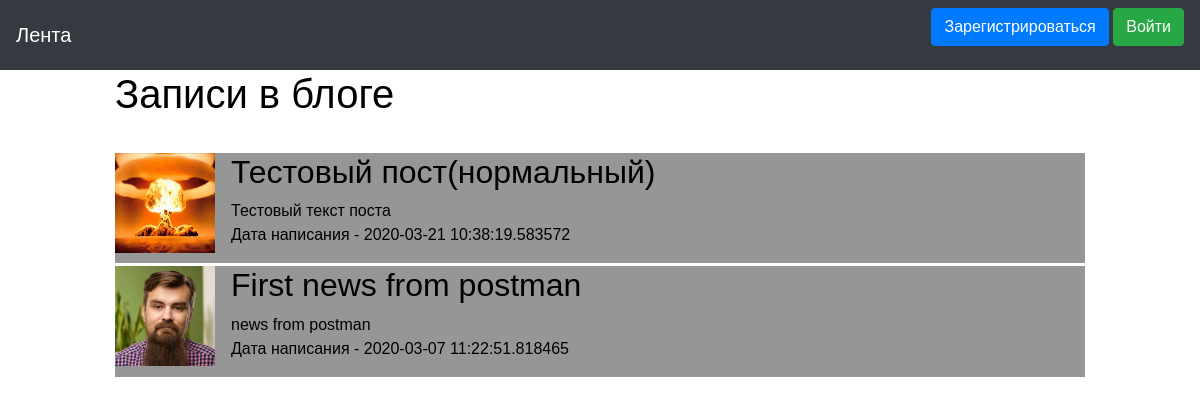
The app's page /, older data.
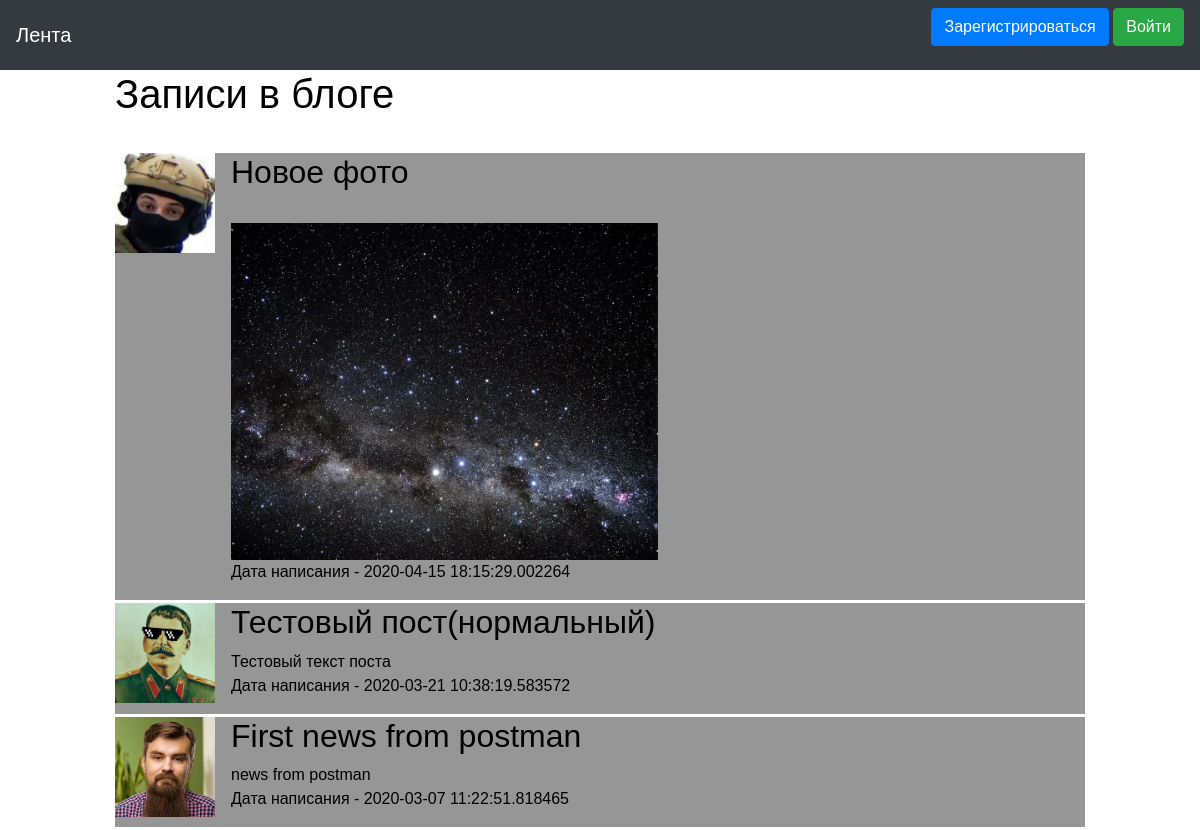
The same page, newer data.
### data/news.py (models this page shows)
class News(SqlAlchemyBase, SerializerMixin):
    __tablename__ = 'news'
    id = sqlalchemy.Column(sqlalchemy.Integer,
                           primary_key=True, autoincrement=True)
    title = sqlalchemy.Column(sqlalchemy.String, nullable=True)
    content = sqlalchemy.Column(sqlalchemy.String, nullable=True)
    created_date = sqlalchemy.Column(sqlalchemy.DateTime,
                                     default=datetime.datetime.now)
    image = sqlalchemy.Column(sqlalchemy.String, nullable=True)
    is_private = sqlalchemy.Column(sqlalchemy.Boolean, default=True)
    user_id = sqlalchemy.Column(sqlalchemy.Integer,
                                sqlalchemy.ForeignKey("users.id"))
    user = orm.relation('User')

### data/users.py (models this page shows, shortened)
class User(SqlAlchemyBase, UserMixin, SerializerMixin):
    __tablename__ = 'users'
    id = sqlalchemy.Column(sqlalchemy.Integer,
                           primary_key=True, autoincrement=True)
    name = sqlalchemy.Column(sqlalchemy.String, nullable=True)
    status = sqlalchemy.Column(sqlalchemy.String, nullable=True)
    email = sqlalchemy.Column(sqlalchemy.String,
                              index=True, unique=True, nullable=True)
    hashed_password = sqlalchemy.Column(sqlalchemy.String, nullable=True)
    created_date = sqlalchemy.Column(sqlalchemy.DateTime,
                                     default=datetime.datetime.now)
    friends = sqlalchemy.Column(sqlalchemy.String, nullable=True)
    avatar = sqlalchemy.Column(sqlalchemy.String,
                               default='/static/img/backgrounds/default.png')
    liked_news = sqlalchemy.Column(sqlalchemy.VARCHAR, nullable=True)
    liked_photos = sqlalchemy.Column(sqlalchemy.VARCHAR, nullable=True)
    background = sqlalchemy.Column(sqlalchemy.String, default='/static/img/backgrounds/default.png')
    theme = sqlalchemy.Column(sqlalchemy.Boolean, default=1)
    albums = sqlalchemy.Column(sqlalchemy.VARCHAR)

### main.py (the view)
@app.route("/")
def index():
    session = db_session.create_session()
    if current_user.is_authenticated:
        news = session.query(News).filter(
            (News.user == current_user) | (News.is_private != True))
    else:
        news = session.query(News).filter(News.is_private != True)
    return render_template("index.html", news=news, title='Лента', base=get_base())

### data/db_session.py (called while the page is built)
def create_session() -> Session:
    global __factory
    return __factory()

### main.py (called while the page is built)
def get_base():
    base = BaseForm()
    if current_user.is_authenticated:
        base.background = current_user.background
        base.text_color = 'white' if not current_user.theme else 'black'
        base.back = '#0a0a0a' if not current_user.theme else '#f5f5f5'
        base.back_color = '#1e1e1e' if not current_user.theme else '#969696'
    else:
        base.background = ""
        base.text_color = 'black'
        base.back = '#0a0a0a'
        base.back_color = '#969696'
    base.js_for_files = url_for("static", filename="js/bs-custom-file-input.js")
    return base

### templates/index.html (shortened to what this page needs)
{% extends "base.html" %}
{% block content %}
<div class="col col-xl-10 rounded">
    <h1>Записи в блоге</h1>
    {% for item in news[::-1]%}
    <div class="block">
        <div class="col-md6 rounded">
            <div class="media">
                <a href="/profile/{{item.user.id}}"> <img src="{{item.user.avatar}}"
                                                          class="align-self-center mr-3" alt="PEP8"
                                                          width="100"
                                                          height="100" title="{{item.user.name}}">
                </a>
                <div class="media-body md-0">
                    <h2>{{item.title}}</h2>
                    <p>
                        {{item.content}} <br>
                        {% if item.image %}
                        <img src="{{item.image}}"
                             class="align-self-center mr-3 w-50"> <br>
                        {% endif %}
                        Дата написания - {{item.created_date}}
                    </p>
                </div>
            </div>
        </div>
    </div>
    {% endfor %}
</div>
{% endblock %}

Row changes from the older to the newer data that the page shows:
now on this page (row edited): News: user.avatar (picture), title "Новое фото", image (placeholder picture), created_date "2020-04-15 18:15:29.002264"
changed through a linked row, News "Тестовый пост(нормальный)": user.avatar: a different picture
